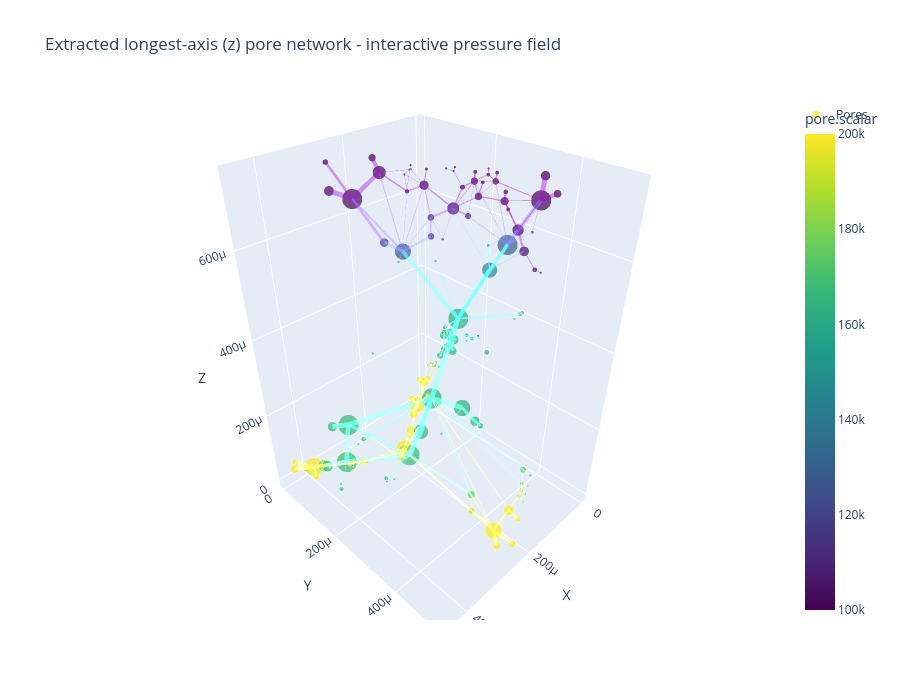

This figure's notebook cell:
### Markdown cell above
## Interactive network visualization

Visualize the extracted pore network with pores colored by pressure using Plotly for full 3D interactivity.

### Code cell
try:
    fig = plot_network_plotly(
        net,
        point_scalars=res.pore_pressure,
        max_throats=1000,
        title=f"Extracted longest-axis ({flow_axis}) pore network - interactive pressure field",
        layout_kwargs={"width": 900, "height": 700},
    )
    fig.show()
    print(f"Network: {net.Np} pores, {net.Nt} throats")
    p_plot = res.pore_pressure[np.isfinite(res.pore_pressure)]
    print(f"Pressure range: {p_plot.min():.2e} to {p_plot.max():.2e} Pa")
except ImportError as exc:
    print(exc)
